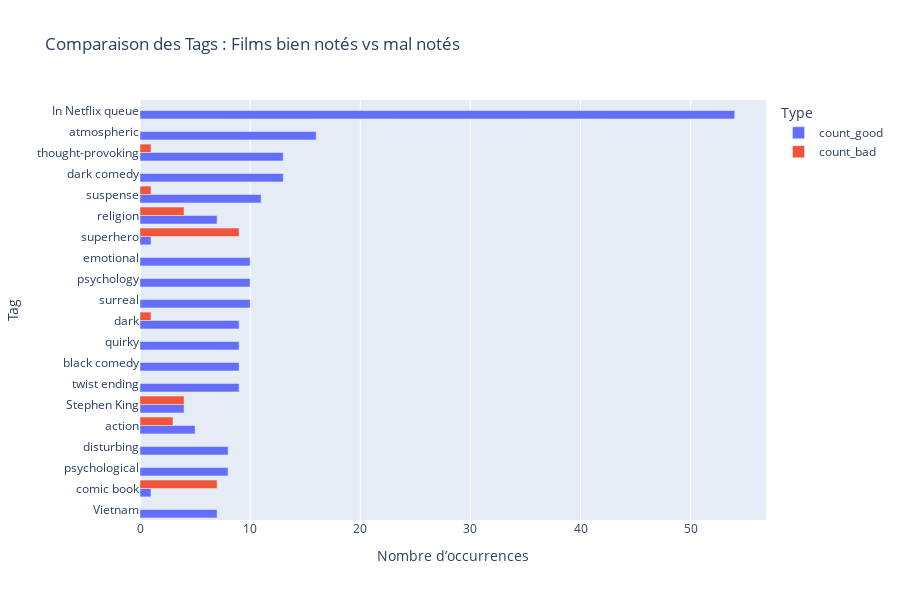

Write notebook code for a chart like this one.
### Code cell
# Visualisation : Comparaison des tags
fig3 = px.bar(
    tags_compare_df.melt(id_vars="tag", value_vars=["count_good", "count_bad"],
                         var_name="Type", value_name="count"),
    x="count",
    y="tag",
    color="Type",
    barmode="group",
    title="Comparaison des Tags : Films bien notés vs mal notés",
    labels={"count": "Nombre d’occurrences", "tag": "Tag"}
)
fig3.update_layout(yaxis={'categoryorder':'total ascending'}, height=600)
fig3.show()

### Figure 1 — Plotly figure (JSON) as saved in the notebook; plotly's stock layout.template omitted (floating-point values rounded to 4 significant figures)
{"data": [{"alignmentgroup": "True", "hovertemplate": "Type=count_good<br>Nombre d’occurrences=%{x}<br>Tag=%{y}<extra></extra>", "legendgroup": "count_good", "marker": {"color": "#636efa", "pattern": {"shape": ""}}, "name": "count_good", "offsetgroup": "count_good", "orientation": "h", "showlegend": true, "textposition": "auto", "type": "bar", "x": [54, 16, 13, 13, 11, 7, 9, 10, 10, 10, 1, 9, 9, 9, 1, 8, 8, 5, 4, 7], "xaxis": "x", "y": ["In Netflix queue", "atmospheric", "thought-provoking", "dark comedy", "suspense", "religion", "dark", "surreal", "psychology", "emotional", "superhero", "twist ending", "black comedy", "quirky", "comic book", "psychological", "disturbing", "action", "Stephen King", "Vietnam"], "yaxis": "y"}, {"alignmentgroup": "True", "hovertemplate": "Type=count_bad<br>Nombre d’occurrences=%{x}<br>Tag=%{y}<extra></extra>", "legendgroup": "count_bad", "marker": {"color": "#EF553B", "pattern": {"shape": ""}}, "name": "count_bad", "offsetgroup": "count_bad", "orientation": "h", "showlegend": true, "textposition": "auto", "type": "bar", "x": [0, 0, 1, 0, 1, 4, 1, 0, 0, 0, 9, 0, 0, 0, 7, 0, 0, 3, 4, 0], "xaxis": "x", "y": ["In Netflix queue", "atmospheric", "thought-provoking", "dark comedy", "suspense", "religion", "dark", "surreal", "psychology", "emotional", "superhero", "twist ending", "black comedy", "quirky", "comic book", "psychological", "disturbing", "action", "Stephen King", "Vietnam"], "yaxis": "y"}], "layout": {"barmode": "group", "height": 600, "legend": {"title": {"text": "Type"}, "tracegroupgap": 0}, "title": {"text": "Comparaison des Tags : Films bien notés vs mal notés"}, "xaxis": {"anchor": "y", "domain": [0, 1], "title": {"text": "Nombre d’occurrences"}}, "yaxis": {"anchor": "x", "categoryorder": "total ascending", "domain": [0, 1], "title": {"text": "Tag"}}}}
